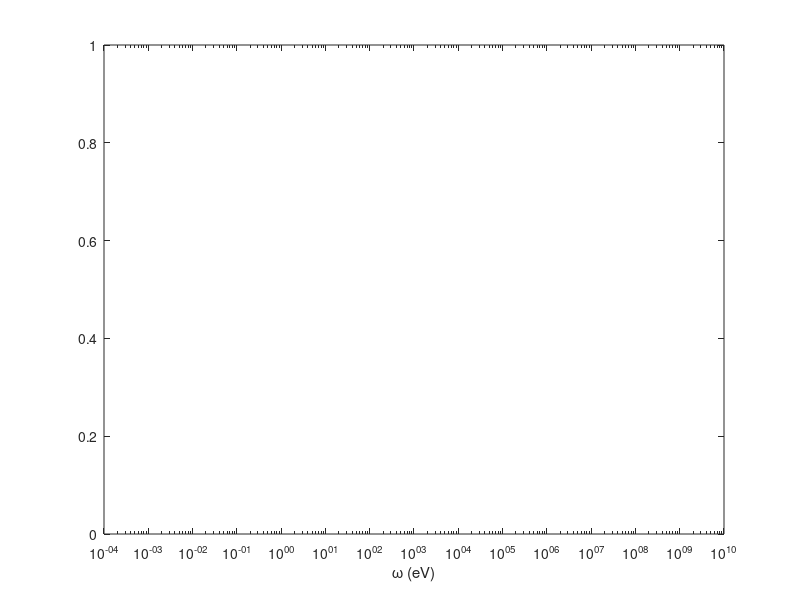

The MATLAB source for this figure: (Note: this script raises an error after producing the figure.)
%-------------------------------------------------------------------------
% This script reads in the spectrum data file, 
% and plots the data.
%-------------------------------------------------------------------------

clear

omegamax=1e7;    % specify max freq

omega_axis=[0:omegamax/500:omegamax];
theta_xz_axis=[-pi:2*pi/1000:pi];



xtoSI=0.197; % conversion factor to microns
ttoSI=0.658; % conversion factor to femtosceonds


disp(':---------------------------------')
disp('Plot emission spectrum from file  ')
disp(':---------------------------------')

disp('max frequency is (MeV): ')
disp(omegamax/1e6)

time=cputime;

% load particle input file
particle_input_data=fopen('particle_input.csv','r');

line1 = fgets(particle_input_data); % headerline
line2 = fgets(particle_input_data); % inputswitch
line3 = fgets(particle_input_data); % no. runs

input_switch=line2(17:19);

no_runs=str2double(line3);

particle_input = textscan(particle_input_data, '%s %s %f %f %f %f %f %f %f %s %s' ,'Delimiter',',');

writeflag=particle_input{11};

written_counter=0;



nophotons_total=0;
htotal_omega=0;
htotal_theta_xz=0;

omegatotal=0.0000001;
theta_xz_total=0.00000001;

% read in spectrum file for each run and add the data to the plot windows
for j=1:no_runs
    if (strcmp(input_switch,'off') == 1)
        i=j;
    elseif (strcmp(deblank(input_switch),'on') == 1)
        i=1;
    else
        disp('Error in 2nd line of particle_input.csv')
        return
    end
    
    nophotons_run=0;
    
    % check what data has been written for the current run
    if ((strcmp(writeflag(i),'s') == 1) ||(strcmp(writeflag(i),'st') == 1)||(strcmp(writeflag(i),'cst') == 1))
        written_counter=written_counter+1;
        
        % generate name of spectrum file
        filename1='spectrum';
        filename2= sprintf('%05d',j);
        filename3='.dat';
        
        target_file=strcat(filename1,filename2,filename3);
        
        % check if file is empty.  If so skip (otherwise stats routines
        % will cause code to abort).
        filedata = dir(target_file);
        if filedata.bytes == 0
            % empty file
        else
            % open the file and read it
        
            spec_data=fopen(target_file,'r');

            clear x0 timestep H_eff omega_c omega energyEmitted averagePower_x_timestep

            spec=textscan(spec_data, '%f %f %f %f %f %f %f %f %f');

            x0=transpose(spec{1});
            timestep=transpose(spec{2});
            H_eff=transpose(spec{3});
            omega_c=transpose(spec{4});
            omega=transpose(spec{5});
            energyEmitted=transpose(spec{6});
            averagePower_x_timestep=transpose(spec{7});
            theta_xz=(spec{8});
            theta_yx=(spec{9}); 

            sizeomega=size(omega);
            nophotons_run=sizeomega(2);
            nophotons_total=nophotons_total+nophotons_run;

            % Convert units
            x0=x0*ttoSI;



            % calculate histogram data for this run (normalised per run)
            hrun_omega=histc(omega,omega_axis)/nophotons_run;
            hrun_theta_xz=histc(theta_xz,theta_xz_axis)/nophotons_run;
            
            % If file onel contains one line of data, vector needs to be
            % transposed.
            if nophotons_run==1
                hrun_theta_xz=transpose(hrun_theta_xz);
            end

            % running total spectra
            htotal_omega=htotal_omega+hrun_omega;
            htotal_theta_xz=htotal_theta_xz+hrun_theta_xz;
            
            if j==1
                omegatotal=[omega];               %THESE MAY HAVE BEEN CORRUPTED.  PUT A '1' HERE, BUT NEED TO CHECK...
                theta_xz_total=[transpose(theta_xz)];
            else
                omegatotal=[omegatotal,omega];
                theta_xz_total=[theta_xz_total,transpose(theta_xz)];
            end

            % Plot the energy/angular spectrum for this run
    %         figure
    %         hold on    
    %         plot(omega_axis/1e6,hrun_omega/nophotons_run)
    %         xlabel('omega (MeV)')
    %         ylabel('Rate')
    %         
    %         figure
    %         hold on
    %         plot(theta_xz_axis*180/pi,hrun_theta_xz/nophotons_run)
    %         xlabel('\theta_{xz}')
    %         ylabel('Rate')      


            clear spec;
            fclose(spec_data);
        
        end;

    end   
    

    
end 

% normalise total spectra
htotal_omega=htotal_omega/no_runs;
htotal_theta_xz=htotal_theta_xz/no_runs; 




%%%%%%%%%%%%%%%%%%%%%%%%%%%%%%%
for ii=1:220;
    logomegabins(ii)=10^(ii/16-4); %eV
end
logomegavec=histc((omegatotal),logomegabins);
figure
semilogx(logomegabins,logomegavec/nophotons_total)
xlabel('\omega (eV)')

for i=1:(nophotons_total)
    if theta_xz_total(i) < 0
        theta_xz_total_shifted(i)=theta_xz_total(i)+2*pi;
    else
        theta_xz_total_shifted(i)=theta_xz_total(i);
    end
end
theta_shifted=histc(theta_xz_total_shifted,theta_xz_axis+pi);
figure
plot(theta_xz_axis*180/pi+180,theta_shifted)
xlabel('\theta_{xz}')
ylabel('(Total) Rate')

%%%%%%%%%%%%%%%%%%%%%%%%%%%%%%%

% plot total spectra
figure   
plot(omega_axis,htotal_omega)
hold on 
xlabel('omega (eV)')
ylabel('(Total) Rate')

figure
hold on
plot(theta_xz_axis*180/pi,htotal_theta_xz)
xlabel('\theta_{xz}')
ylabel('(Total) Rate')  

spectra3D=[transpose(omegatotal/1.55),transpose(theta_xz_total*180/pi)];

figure
hist3(spectra3D,[120 120])
xlabel('\omega/\omega_0')
ylabel('\theta_{xz} (degrees)')
zlabel('No. Photons')
set(get(gca,'child'),'FaceColor','interp','CDataMode','auto');

fclose('all');

disp('Elapsed time')
time=cputime-time;
disp(time)



 
 